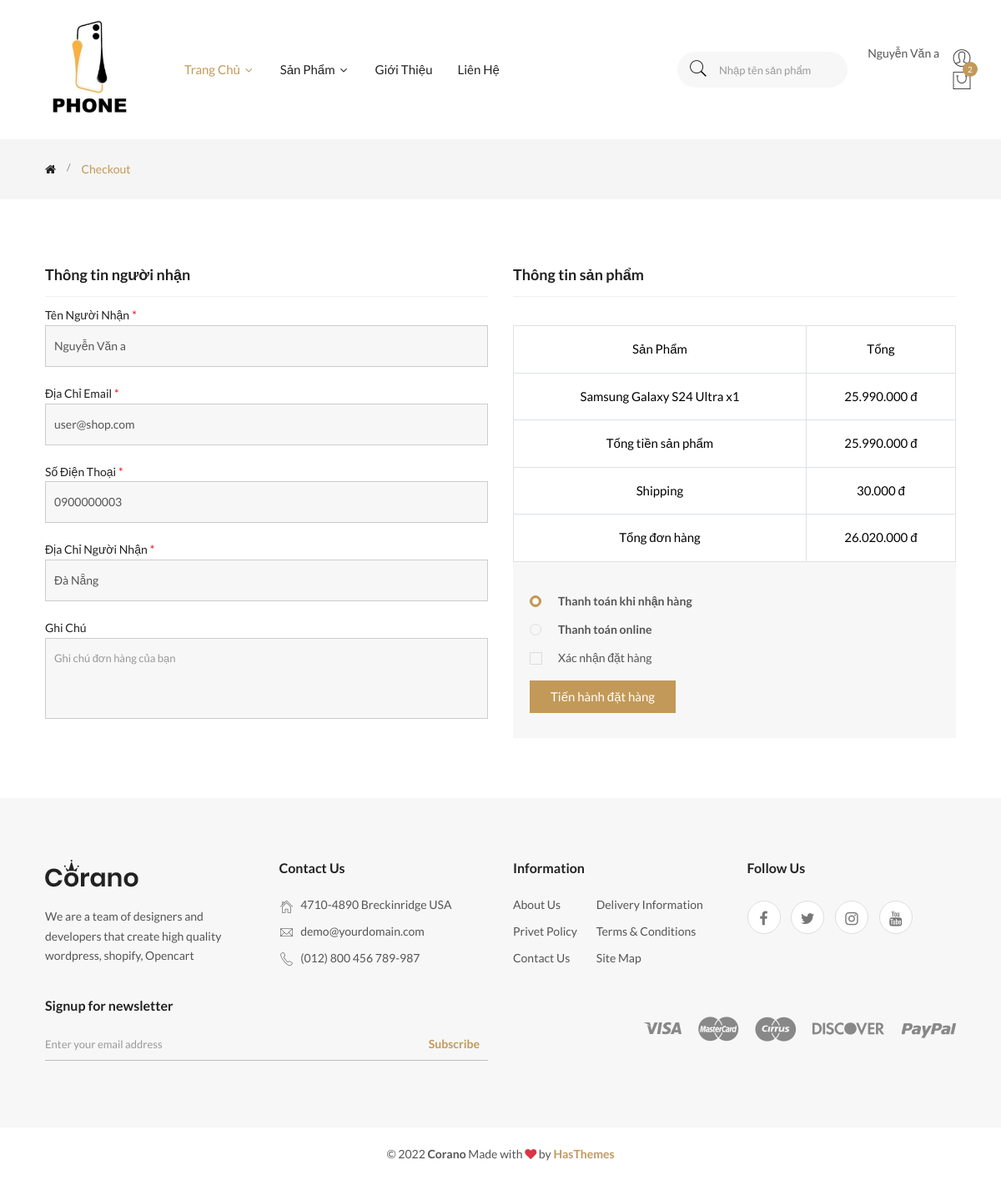
/mvc-oop-basic/?act=thanh-toan (signed in), run on the app's committed database.
### tables this page shows
CREATE TABLE `tai_khoans` (
  `id` int(11) NOT NULL,
  `ho_ten` varchar(255) NOT NULL,
  `anh_dai_dien` varchar(255) DEFAULT NULL,
  `ngay_sinh` date DEFAULT NULL,
  `email` varchar(255) NOT NULL,
  `so_dien_thoai` varchar(20) DEFAULT NULL,
  `gioi_tinh` tinyint(1) NOT NULL DEFAULT 1,
  `dia_chi` varchar(255) DEFAULT NULL,
  `mat_khau` varchar(255) NOT NULL,
  `chuc_vu_id` int(11) NOT NULL,
  `trang_thai` tinyint(1) NOT NULL DEFAULT 1
);

CREATE TABLE `chi_tiet_gio_hangs` (
  `id` int(11) NOT NULL,
  `gio_hang_id` int(11) NOT NULL,
  `san_pham_id` int(11) NOT NULL,
  `so_luong` int(11) NOT NULL
);

CREATE TABLE `san_phams` (
  `id` int(11) NOT NULL,
  `ten_san_pham` varchar(255) NOT NULL,
  `gia_san_pham` decimal(10,2) NOT NULL,
  `gia_khuyen_mai` decimal(10,2) DEFAULT NULL,
  `hinh_anh` text DEFAULT NULL,
  `so_luong` int(11) NOT NULL,
  `luot_xem` int(11) DEFAULT 0,
  `ngay_nhap` date NOT NULL,
  `mo_ta` text DEFAULT NULL,
  `danh_muc_id` int(11) NOT NULL,
  `trang_thai` tinyint(4) NOT NULL DEFAULT 1
);

### mvc-oop-basic/controllers/HomeController.php (called while the page is built, shortened)
<?php
class HomeController
{
    public $modelTaiKhoan;
    public $modelGioHang;
    public function __construct()
    {
        $this->modelTaiKhoan = new TaiKhoan();
        $this->modelGioHang = new GioHang();
    }
    public function thanhToan()
    {
        $user = $this->modelTaiKhoan->getTaiKhoanFromEmail($_SESSION['user_client']['email']);
        $gioHang = $this->modelGioHang->getGioHangFromUser($user['id']);
        $chiTietGioHang = $this->modelGioHang->getDetailGioHang($gioHang['id']);
        require_once './views/thanhToan.php';
    }
}

### mvc-oop-basic/index.php (called while the page is built, shortened)
<?php
require_once './commons/function.php';
require_once './controllers/HomeController.php';
require_once './models/TaiKhoan.php';
require_once './models/GioHang.php';
$act = $_GET['act'] ?? '/';
match ($act) {
    '/' => (new HomeController())->home(),
    'chi-tiet-san-pham' => (new HomeController())->chiTietSanPham(),
    'them-gio-hang' => (new HomeController())->addGioHang(),
    'login' => (new HomeController())->formLogin(),
    'logout-out' => (new HomeController())->logout(),
    'check-login' => (new HomeController())->postLogin(),
    'gio-hang' => (new HomeController())->gioHang(),
    'thanh-toan' => (new HomeController())->thanhToan(),
    'xu-ly-thanh-toan' => (new HomeController())->postThanhToan(),
    'lich-su-mua-hang' => (new HomeController())->lichSuMuaHang(),
    'chi-tiet-mua-hang' => (new HomeController())->chiTietMuaHang(),
    'huy-don-hang' => (new HomeController())->huyDonHang(),
};

### mvc-oop-basic/commons/function.php (called while the page is built, shortened)
<?php
function connectDB()
{
    $host = DB_HOST;
    $port = DB_PORT;
    $dbname = DB_NAME;
    try {
        $conn = new PDO("mysql:host=$host;port=$port;dbname=$dbname", DB_USERNAME, DB_PASSWORD);
        $conn->setAttribute(PDO::ATTR_ERRMODE, PDO::ERRMODE_EXCEPTION);
        $conn->setAttribute(PDO::ATTR_DEFAULT_FETCH_MODE, PDO::FETCH_ASSOC);
        return $conn;
    } catch (PDOException $e) {
        echo ("Connection failed: " . $e->getMessage());
    }
}
function formatPrice($price)
{
    return number_format($price, 0, ',', '.');
}

### mvc-oop-basic/models/TaiKhoan.php (called while the page is built, shortened)
<?php
class TaiKhoan
{
    public $conn;
    public function __construct()
    {
        $this->conn = connectDB();
    }
    public function getTaiKhoanFromEmail($email)
    {
        try {
            $sql = "SELECT * FROM tai_khoans WHERE email = :email";
            $stmt = $this->conn->prepare($sql);
            $stmt->execute(['email' => $email]);
            return $stmt->fetch();
        } catch (Exception $e) {
            echo "Lỗi: " . $e->getMessage();
            return false;
        }
    }
}

### mvc-oop-basic/models/GioHang.php (called while the page is built, shortened)
<?php
class GioHang
{
    public $conn;
    public function __construct()
    {
        $this->conn = connectDB();
    }
    public function getGioHangFromUser($tai_khoan_id)
    {
        try {
            $sql = "SELECT * FROM gio_hangs WHERE tai_khoan_id = :tai_khoan_id LIMIT 1";
            $stmt = $this->conn->prepare($sql);
            $stmt->execute([':tai_khoan_id' => $tai_khoan_id]);
            return $stmt->fetch(PDO::FETCH_ASSOC);
        } catch (Exception $e) {
            echo "Lỗi getGioHangFromUser: " . $e->getMessage();
            return false;
        }
    }
    public function getDetailGioHang($gio_hang_id)
    {
        try {
            $sql = 'SELECT
                    c.*,
                    s.ten_san_pham,
                    s.hinh_anh,
                    s.gia_san_pham,
                    s.gia_khuyen_mai
                FROM chi_tiet_gio_hangs c
                INNER JOIN san_phams s ON c.san_pham_id = s.id
                WHERE c.gio_hang_id = :gio_hang_id';
            $stmt = $this->conn->prepare($sql);
            $stmt->execute([':gio_hang_id' => $gio_hang_id]);
            return $stmt->fetchAll(PDO::FETCH_ASSOC);
        } catch (Exception $e) {
            echo "Lỗi getDetailGioHang: " . $e->getMessage();
            return [];
        }
    }
}

### mvc-oop-basic/views/thanhToan.php (the view, shortened to what this page needs)
<?php require_once __DIR__ . '/layout/header.php'; ?>
<?php require_once __DIR__ . '/layout/menu.php'; ?>
<main>
    <div class="breadcrumb-area">
        <div class="container">
            <div class="row">
                <div class="col-12">
                    <div class="breadcrumb-wrap">
                        <nav aria-label="breadcrumb">
                            <ul class="breadcrumb">
                                <li class="breadcrumb-item">
                                    <a href="<?= BASE_URL ?>"><i class="fa fa-home"></i></a>
                                </li>
                                <li class="breadcrumb-item active" aria-current="page">checkout</li>
                            </ul>
                        </nav>
                    </div>
                </div>
            </div>
        </div>
    </div>
    <div class="checkout-page-wrapper section-padding">
        <div class="container">
            <form action="<?= BASE_URL . '?act=xu-ly-thanh-toan' ?>" method="post">
                <div class="row">
                    <div class="col-lg-6">
                        <div class="checkout-billing-details-wrap">
                            <h5 class="checkout-title">Thông tin người nhận</h5>
                            <div class="billing-form-wrap">
                                <div class="single-input-item">
                                    <label for="ten_nguoi_nhan" class="required">Tên người nhận</label>
                                    <input type="text" id="ten_nguoi_nhan" name="ten_nguoi_nhan"
                                        value="<?= $user['ho_ten'] ?>" required />
                                </div>
                                <div class="single-input-item">
                                    <label for="email_nguoi_nhan" class="required">Địa chỉ email</label>
                                    <input type="email" id="email_nguoi_nhan" name="email_nguoi_nhan"
                                        value="<?= $user['email'] ?>" required />
                                </div>
                                <div class="single-input-item">
                                    <label for="sdt_nguoi_nhan" class="required">Số điện thoại</label>
                                    <input type="text" id="sdt_nguoi_nhan" name="sdt_nguoi_nhan" value="<?= $user['so_dien_thoai'] ?>" required />
                                </div>
                                <div class="single-input-item">
                                    <label for="dia_chi_nguoi_nhan" class="required">Địa chỉ người nhận</label>
                                    <input type="text" id="dia_chi_nguoi_nhan" name="dia_chi_nguoi_nhan" value="<?= $user['dia_chi'] ?>" required />
                                </div>
                                <div class="single-input-item">
                                    <label for="ghi_chu">Ghi chú</label>
                                    <textarea id="ghi_chu" name="ghi_chu" rows="3"
                                        placeholder="Ghi chú đơn hàng của bạn"></textarea>
                                </div>
                            </div>
                        </div>
                    </div>
                    <div class="col-lg-6">
                        <div class="order-summary-details">
                            <h5 class="checkout-title">Thông tin sản phẩm</h5>
                            <div class="order-summary-content">
                                <div class="order-summary-table table-responsive text-center">
                                    <table class="table table-bordered">
                                        <thead>
                                            <tr>
                                                <th>Sản Phẩm</th>
                                                <th>Tổng</th>
                                            </tr>
                                        </thead>
                                        <tbody>
                                            <?php
                                            $tongGioHang = 0;
                                            foreach ($chiTietGioHang as $sp):
                                                $donGia = $sp['gia_khuyen_mai'] > 0
                                                    ? $sp['gia_khuyen_mai']
                                                    : $sp['gia_san_pham'];
                                                $tongTien = $donGia * $sp['so_luong'];
                                                $tongGioHang += $tongTien;
                                            ?>
                                                <tr>
                                                    <td>
                                                        <?= $sp['ten_san_pham'] ?>
                                                        <strong>x<?= $sp['so_luong'] ?></strong>
                                                    </td>
                                                    <td><?= formatPrice($tongTien) ?> đ</td>
                                                </tr>
                                            <?php endforeach; ?>
                                        </tbody>
                                        <tfoot>
                                            <tr>
                                                <td>Tổng tiền sản phẩm</td>
                                                <td><strong><?= formatPrice($tongGioHang) ?> đ</strong></td>
                                            </tr>
                                            <tr>
                                                <td>Shipping</td>
                                                <td><strong>30.000 đ</strong></td>
                                            </tr>
                                            <tr>
                                                <td>Tổng đơn hàng</td>
                                                <td>
                                                    <strong><?= formatPrice($tongGioHang + 30000) ?> đ</strong>
                                                </td>
                                            </tr>
                                        </tfoot>
                                    </table>
                                </div>
                                <div class="order-payment-method">
                                    <div class="single-payment-method show">
                                        <div class="payment-method-name">
                                            <div class="custom-control custom-radio">
                                                <label class="custom-control-label" for="cashon">
                                                    Thanh toán khi nhận hàng
                                                </label>
                                            </div>
                                        </div>
                                    </div>
                                    <div class="single-payment-method">
                                        <div class="payment-method-name">
                                            <div class="custom-control custom-radio">
                                                <label class="custom-control-label" for="directbank">
                                                    Thanh toán online
                                                </label>
                                            </div>
                                        </div>
                                    </div>
                                    <div class="summary-footer-area mt-3">
                                        <div class="custom-control custom-checkbox mb-20">
                                            <label class="custom-control-label" for="terms">
                                                Xác nhận đặt hàng
                                            </label>
                                        </div>
                                        <button type="submit" class="btn btn-sqr">Tiến hành đặt hàng</button>
                                    </div>
                                </div>
                            </div>
                        </div>
                    </div>
                </div>
            </form>
        </div>
    </div>
</main>
<?php require_once __DIR__ . '/layout/footer.php'; ?>

### data on the page
tai_khoans: ten_nguoi_nhan "Nguyễn Văn a", email_nguoi_nhan "user@shop.com", sdt_nguoi_nhan "0900000003", dia_chi_nguoi_nhan "Đà Nẵng"
chi_tiet_gio_hangs: san_pham.ten_san_pham "Samsung Galaxy S24 Ultra", so_luong "1", formatPrice($tongTien) "25.990.000"

### other printed values
$_SESSION['user_client']['name'] "Nguyễn Văn a"
formatPrice($tongGioHang) "25.990.000"
formatPrice($tongGioHang + 30000) "26.020.000"
